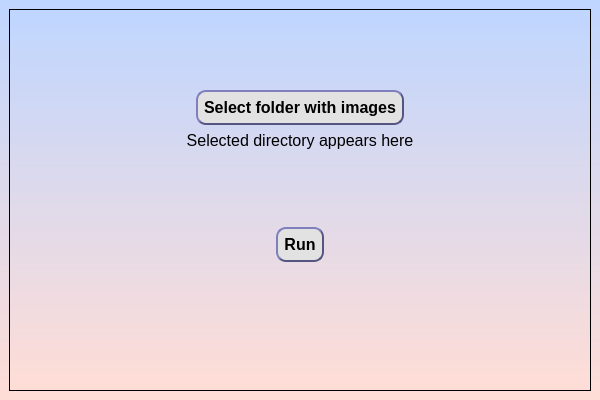
<?xml version="1.0" encoding="UTF-8"?>
<ui version="4.0">
 <class>MainWindow</class>
 <widget class="QMainWindow" name="MainWindow">
  <property name="geometry">
   <rect>
    <x>0</x>
    <y>0</y>
    <width>600</width>
    <height>400</height>
   </rect>
  </property>
  <property name="minimumSize">
   <size>
    <width>600</width>
    <height>400</height>
   </size>
  </property>
  <property name="windowTitle">
   <string>MainWindow</string>
  </property>
  <property name="styleSheet">
   <string notr="true">background-color:qlineargradient(spread:pad, x1:0, y1:1, x2:0, y2:0, stop:0 rgba(255, 221, 214, 255), stop:1 rgba(191, 214, 255, 255))</string>
  </property>
  <widget class="QWidget" name="centralwidget">
   <layout class="QGridLayout" name="gridLayout_2">
    <item row="0" column="0">
     <widget class="QFrame" name="frame">
      <property name="frameShape">
       <enum>QFrame::StyledPanel</enum>
      </property>
      <property name="frameShadow">
       <enum>QFrame::Raised</enum>
      </property>
      <layout class="QGridLayout" name="gridLayout">
       <item row="0" column="0">
        <layout class="QVBoxLayout" name="verticalLayout">
         <item>
          <spacer name="verticalSpacer_2">
           <property name="orientation">
            <enum>Qt::Vertical</enum>
           </property>
           <property name="sizeHint" stdset="0">
            <size>
             <width>20</width>
             <height>40</height>
            </size>
           </property>
          </spacer>
         </item>
         <item>
          <layout class="QHBoxLayout" name="horizontalLayout">
           <item>
            <spacer name="horizontalSpacer">
             <property name="orientation">
              <enum>Qt::Horizontal</enum>
             </property>
             <property name="sizeHint" stdset="0">
              <size>
               <width>40</width>
               <height>20</height>
              </size>
             </property>
            </spacer>
           </item>
           <item>
            <widget class="QPushButton" name="pushButton">
             <property name="font">
              <font>
               <pointsize>12</pointsize>
               <weight>75</weight>
               <bold>true</bold>
              </font>
             </property>
             <property name="styleSheet">
              <string notr="true">QPushButton {
background-color:rgb(226, 226, 226);
border-style:outset;
border-width:2px;
border-color:rgb(85, 85, 127);
border-radius: 10px;
min-width: 10em;
padding:6px
}
QPushButton:hover {
    background-color: rgb(255, 255, 255);
}
QPushButton:pressed {
    background-color: rgb(156, 166, 255);
    border-style: inset;
}</string>
             </property>
             <property name="text">
              <string>Select folder with images</string>
             </property>
            </widget>
           </item>
           <item>
            <spacer name="horizontalSpacer_2">
             <property name="orientation">
              <enum>Qt::Horizontal</enum>
             </property>
             <property name="sizeHint" stdset="0">
              <size>
               <width>40</width>
               <height>20</height>
              </size>
             </property>
            </spacer>
           </item>
          </layout>
         </item>
         <item>
          <widget class="QLabel" name="label">
           <property name="font">
            <font>
             <pointsize>12</pointsize>
            </font>
           </property>
           <property name="styleSheet">
            <string notr="true">background-color:transparent</string>
           </property>
           <property name="text">
            <string>Selected directory appears here</string>
           </property>
           <property name="alignment">
            <set>Qt::AlignCenter</set>
           </property>
          </widget>
         </item>
         <item>
          <spacer name="verticalSpacer">
           <property name="orientation">
            <enum>Qt::Vertical</enum>
           </property>
           <property name="sizeHint" stdset="0">
            <size>
             <width>20</width>
             <height>40</height>
            </size>
           </property>
          </spacer>
         </item>
         <item>
          <layout class="QHBoxLayout" name="horizontalLayout_2">
           <item>
            <spacer name="horizontalSpacer_3">
             <property name="orientation">
              <enum>Qt::Horizontal</enum>
             </property>
             <property name="sizeHint" stdset="0">
              <size>
               <width>40</width>
               <height>20</height>
              </size>
             </property>
            </spacer>
           </item>
           <item>
            <widget class="QPushButton" name="pushButton_2">
             <property name="font">
              <font>
               <pointsize>12</pointsize>
               <weight>75</weight>
               <bold>true</bold>
              </font>
             </property>
             <property name="styleSheet">
              <string notr="true">QPushButton {
background-color:rgb(226, 226, 226);
border-style:outset;
border-width:2px;
border-color:rgb(85, 85, 127);
border-radius: 10px;
min-width: 10em;
padding:6px
}
QPushButton:hover {
    background-color: rgb(255, 255, 255);
}
QPushButton:pressed {
    background-color: rgb(156, 166, 255);
    border-style: inset;
}</string>
             </property>
             <property name="text">
              <string>Run</string>
             </property>
            </widget>
           </item>
           <item>
            <spacer name="horizontalSpacer_4">
             <property name="orientation">
              <enum>Qt::Horizontal</enum>
             </property>
             <property name="sizeHint" stdset="0">
              <size>
               <width>40</width>
               <height>20</height>
              </size>
             </property>
            </spacer>
           </item>
          </layout>
         </item>
         <item>
          <widget class="QLabel" name="label_2">
           <property name="font">
            <font>
             <pointsize>12</pointsize>
             <weight>75</weight>
             <bold>true</bold>
            </font>
           </property>
           <property name="styleSheet">
            <string notr="true">background-color:transparent</string>
           </property>
           <property name="text">
            <string/>
           </property>
           <property name="alignment">
            <set>Qt::AlignCenter</set>
           </property>
          </widget>
         </item>
         <item>
          <widget class="QLabel" name="label_3">
           <property name="font">
            <font>
             <pointsize>12</pointsize>
            </font>
           </property>
           <property name="styleSheet">
            <string notr="true">background-color:transparent</string>
           </property>
           <property name="text">
            <string/>
           </property>
           <property name="alignment">
            <set>Qt::AlignCenter</set>
           </property>
          </widget>
         </item>
         <item>
          <spacer name="verticalSpacer_3">
           <property name="orientation">
            <enum>Qt::Vertical</enum>
           </property>
           <property name="sizeHint" stdset="0">
            <size>
             <width>20</width>
             <height>40</height>
            </size>
           </property>
          </spacer>
         </item>
        </layout>
       </item>
      </layout>
     </widget>
    </item>
   </layout>
  </widget>
 </widget>
 <resources/>
 <connections/>
</ui>
